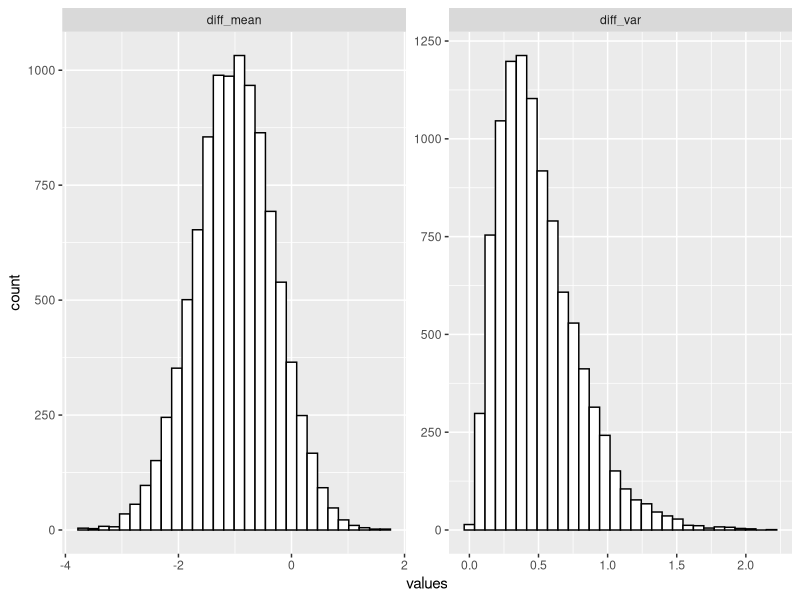

This figure's R source:
## ---- chunk 1
knitr::opts_chunk$set(
  echo = TRUE,
  include = TRUE,
  message = FALSE,
  warning = FALSE,
  cache = FALSE
)
## ---- chunk 2
library(tidyverse)
## ---- chunk 3
simulation_diff <- function(n1, m1, s1, n2, m2, s2, n_total = 100000) {
  m <-list()
  for (i in 1:n_total) {
    x1 <- rnorm(n1, m1, s1)
    x2 <- rnorm(n2, m2, s2)
    x1_m <- mean(x1)
    x2_m <- mean(x2)
    m[[i]] <- x2_m - x1_m
  }
  unlist(m)
}
## ---- chunk 4
sim1 <- simulation_diff(n1 = 1, m1 = 10, s1 = 1, n2 = 1, m2 = 11, s2 = 1)
mean(sim1)  # = 11 - 10 
var(sim1)   # = 1^2 + 1^2
sd(sim1)    # sqrt(var(sim1)
## ---- chunk 5
sim2 <- simulation_diff(n1 = 2, m1 = 10, s1 = 1, n2 = 2, m2 = 11, s2 = 1)
mean(sim2)  # = 11 - 10 
var(sim2)   # = 1^2 / 2 + 1^2 / 2
## ---- chunk 6
sim3 <- simulation_diff(n1 = 2, m1 = 10, s1 = 2, n2 = 2, m2 = 11, s2 = 1)
mean(sim3)  # = 11 - 10 
var(sim3)   # = 2^2 / 2 + 1^2 / 2
## ---- chunk 7
rnorm_simulation <- function(inspection, 
                             mu, 
                             sigma, 
                             n_sample, 
                             n_test = 10000, 
                             seed = NULL) {
  if (!is.null(seed)) set.seed(seed)
  m_list <- vector("double", n_test)
  s_list <- vector("double", n_test)
  v_list <- vector("double", n_test)
  for (i in 1:n_test) {
    a_sample <- rnorm(n_sample, mean = mu, sd = sigma)
    m_list[[i]] <- mean(a_sample)
    s_list[[i]] <- sd(a_sample)
    v_list[[i]] <- var(a_sample)
  }
  tibble(
    inspection = inspection,
    grid = 1:n_test,
    n_sample = n_sample, 
    sample_mean = m_list, 
    sample_sd = s_list, 
    sample_var = v_list)  
}
## ---- chunk 8
df1 <- rnorm_simulation(
  inspection = "1st", mu = 10, sigma = 1, n_sample = 4, seed = 21
) %>% rename_all(~str_c(., '_1'))
df1
## ---- chunk 9
df2 <- rnorm_simulation(
  inspection = "2nd", mu = 9, sigma = 1, n_sample = 4, seed = 23
) %>% rename_all(~str_c(., '_2'))
df2
## ---- chunk 10
dd <- 
  bind_cols(df1, df2)
dd
## ---- chunk 11
dd <- dd %>% 
  mutate(
    diff_mean = sample_mean_2 - sample_mean_1,
    diff_sd = sqrt(sample_sd_2^2 / n_sample_2 + sample_sd_1^2 / n_sample_1),
    diff_var = sample_var_2 / n_sample_2 + sample_var_1 / n_sample_1
  )
dd
## ---- chunk 12
dd %>% summarize(
  average_diff_mean = mean(diff_mean),
  average_diff_sd = mean(diff_sd),  # caution: not sqrt(diff_var)
  average_diff_var = mean(diff_var)
)
## ---- chunk 13
dd %>% 
  pivot_longer(
    cols = c("diff_mean", "diff_var"), 
    names_to = "keys", values_to = "values"
  ) %>%
  ggplot(aes(values)) +
  geom_histogram(color = "black", fill = "white") +
    facet_wrap(~keys, scales = "free")
